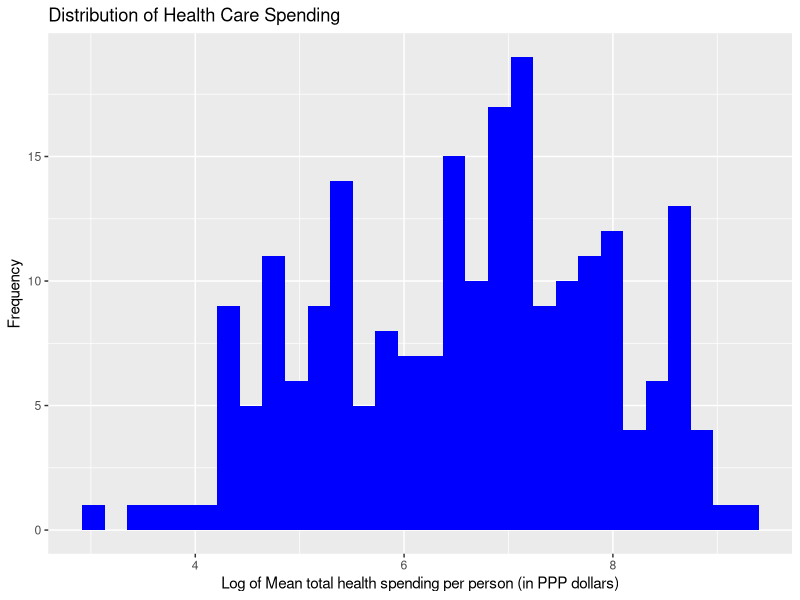

This chart was generated by the following R code:
## ---- chunk 1
library(tidyverse) 
## ---- chunk 2
library(readr)
h_spend <- read_csv("../data/Health-Spending.CSV")
wb_tot_lifeexp <- read_csv("../data/World Bank Life Exp.csv")
wb_f_lifeexp <- read_csv("../data/World Bank Female Life Exp.csv")
wb_m_lifeexp <- read_csv("../data/World Bank Male Life Exp.csv")
econ <- read_csv("../data/EconMetrics.csv")
econ <- select(econ, -4)
## ---- chunk 3
wb_tot_lifeexp_long <- pivot_longer(wb_tot_lifeexp, cols = "1990":"2020", names_to = "Year", values_to = "Total Life Expectancy")

wb_f_lifeexp_long <- wb_f_lifeexp %>%
  select(c(1:2,34:64)) %>%
  pivot_longer(cols = "1990":"2020", names_to = "Year", values_to = "Female Life Expectancy")

wb_m_lifeexp_long <- wb_m_lifeexp %>%
  select(c(1:2,34:64)) %>%
  pivot_longer(cols = "1990":"2020", names_to = "Year", values_to = "Male Life Expectancy")

lifeexp <- left_join(wb_tot_lifeexp_long, wb_f_lifeexp_long, by = c("Country Name", "Country Code", "Year"))

lifeexp <- left_join(lifeexp, wb_m_lifeexp_long, by = c("Country Name", "Country Code", "Year"))
## ---- chunk 4
yrs <- c(2011:2020)

colnames(econ) <- c("Country Name", "Country Code", "Series Name", yrs)
econ_temp <- econ %>%
  pivot_longer(cols = 4:13, names_to = "Year", values_to = "Value")
econ_temp2 <- econ_temp %>%
  group_by("Country Name") %>%
  pivot_wider(names_from = "Series Name", values_from = "Value") %>%
  ungroup()
econ2 <- select(econ_temp2, -4)
## ---- chunk 5
h_spend2 <- select(h_spend, -1, -4)
colnames(h_spend2)[1:3] <- c("Country Name", "Country Code", "Year")
## ---- chunk 6
full_data <- full_join(lifeexp, econ2, by = c("Country Name", "Country Code", "Year"))
full_data$Year = as.double(full_data$Year)
full_data <- full_join(full_data, h_spend2, by = c("Country Name", "Country Code", "Year"))
## ---- chunk 7
#Below is the distribution of log of Mean total health spending per person (in PPP dollars)
full_data %>%
  filter(Year == 2018) %>%
  filter(is.na(the_per_cap_ppp_mean) == FALSE) %>%
ggplot(aes(x = log(the_per_cap_ppp_mean))) + 
  geom_histogram(fill = "blue") + 
  labs(
    x = "Log of Mean total health spending per person (in PPP dollars)",
    y = "Frequency",
    title = "Distribution of Health Care Spending"
  ) 

#NOTE: TO THE PLOT ABOVE, ADD NORMAL CURVE TO THE ABOVE DISTRIBUTION

#Below are a few quick summary stats for health spending per person
full_data %>%
  select(the_per_cap_ppp_mean) %>%
   filter(is.na(the_per_cap_ppp_mean) == FALSE) %>%
summary(the_per_cap_ppp_mean)

#full_data %>%
 # filter(Year == 2018) %>%
  #filter(is.na(the_per_cap_ppp_mean) == FALSE) %>%
  #  filter(is.na(`GDP (current US$)`) == FALSE) %>%
#ggplot(aes(x = `GDP (current US$)`, y = log(the_per_cap_ppp_mean))) + 
#geom_point(fill = "blue") + 
# labs(
   # x = "Log of Mean total health spending per person (in PPP dollars)",
   # y = "Frequency",
   # title = "Distribution of Health Care Spending"
 # ) 

